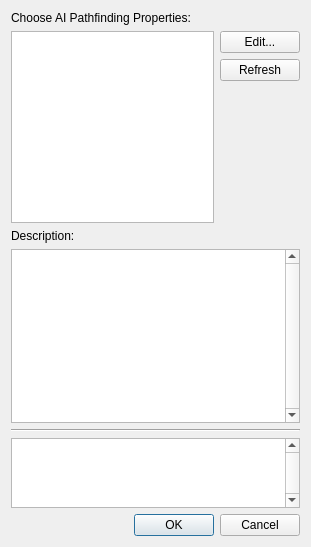
<?xml version="1.0" encoding="UTF-8"?>
<ui version="4.0">
 <class>CAIPFPropertiesListDialog</class>
 <widget class="QDialog" name="CAIPFPropertiesListDialog">
  <property name="geometry">
   <rect>
    <x>0</x>
    <y>0</y>
    <width>311</width>
    <height>547</height>
   </rect>
  </property>
  <property name="windowTitle">
   <string>AI Pathfinding Properties List</string>
  </property>
  <layout class="QVBoxLayout" name="verticalLayout_2" stretch="0,0,0,4,0,1,0">
   <item>
    <widget class="QLabel" name="treeLabel">
     <property name="text">
      <string>Choose AI Pathfinding Properties:</string>
     </property>
     <property name="buddy">
      <cstring>listView</cstring>
     </property>
    </widget>
   </item>
   <item>
    <layout class="QHBoxLayout" name="horizontalLayout">
     <item>
      <widget class="QListView" name="listView">
       <property name="viewMode">
        <enum>QListView::ListMode</enum>
       </property>
      </widget>
     </item>
     <item>
      <layout class="QVBoxLayout" name="verticalLayout">
       <item>
        <widget class="QPushButton" name="editButton">
         <property name="text">
          <string>Edit...</string>
         </property>
        </widget>
       </item>
       <item>
        <widget class="QPushButton" name="refreshButton">
         <property name="text">
          <string>Refresh</string>
         </property>
        </widget>
       </item>
       <item>
        <spacer name="verticalSpacer">
         <property name="orientation">
          <enum>Qt::Vertical</enum>
         </property>
         <property name="sizeHint" stdset="0">
          <size>
           <width>20</width>
           <height>88</height>
          </size>
         </property>
        </spacer>
       </item>
      </layout>
     </item>
    </layout>
   </item>
   <item>
    <widget class="QLabel" name="descriptionLabel">
     <property name="text">
      <string>Description:</string>
     </property>
     <property name="buddy">
      <cstring>descriptionEdit</cstring>
     </property>
    </widget>
   </item>
   <item>
    <widget class="QPlainTextEdit" name="descriptionEdit">
     <property name="enabled">
      <bool>true</bool>
     </property>
     <property name="verticalScrollBarPolicy">
      <enum>Qt::ScrollBarAlwaysOn</enum>
     </property>
     <property name="readOnly">
      <bool>true</bool>
     </property>
    </widget>
   </item>
   <item>
    <widget class="Line" name="line">
     <property name="orientation">
      <enum>Qt::Horizontal</enum>
     </property>
    </widget>
   </item>
   <item>
    <widget class="QPlainTextEdit" name="selectionListEdit">
     <property name="enabled">
      <bool>true</bool>
     </property>
     <property name="verticalScrollBarPolicy">
      <enum>Qt::ScrollBarAlwaysOn</enum>
     </property>
     <property name="readOnly">
      <bool>true</bool>
     </property>
    </widget>
   </item>
   <item>
    <widget class="QDialogButtonBox" name="buttonBox">
     <property name="orientation">
      <enum>Qt::Horizontal</enum>
     </property>
     <property name="standardButtons">
      <set>QDialogButtonBox::Cancel|QDialogButtonBox::Ok</set>
     </property>
    </widget>
   </item>
  </layout>
 </widget>
 <tabstops>
  <tabstop>listView</tabstop>
  <tabstop>editButton</tabstop>
  <tabstop>refreshButton</tabstop>
  <tabstop>descriptionEdit</tabstop>
  <tabstop>selectionListEdit</tabstop>
 </tabstops>
 <resources/>
 <connections>
  <connection>
   <sender>buttonBox</sender>
   <signal>accepted()</signal>
   <receiver>CAIPFPropertiesListDialog</receiver>
   <slot>accept()</slot>
   <hints>
    <hint type="sourcelabel">
     <x>227</x>
     <y>529</y>
    </hint>
    <hint type="destinationlabel">
     <x>157</x>
     <y>274</y>
    </hint>
   </hints>
  </connection>
  <connection>
   <sender>buttonBox</sender>
   <signal>rejected()</signal>
   <receiver>CAIPFPropertiesListDialog</receiver>
   <slot>reject()</slot>
   <hints>
    <hint type="sourcelabel">
     <x>295</x>
     <y>535</y>
    </hint>
    <hint type="destinationlabel">
     <x>286</x>
     <y>274</y>
    </hint>
   </hints>
  </connection>
 </connections>
</ui>
